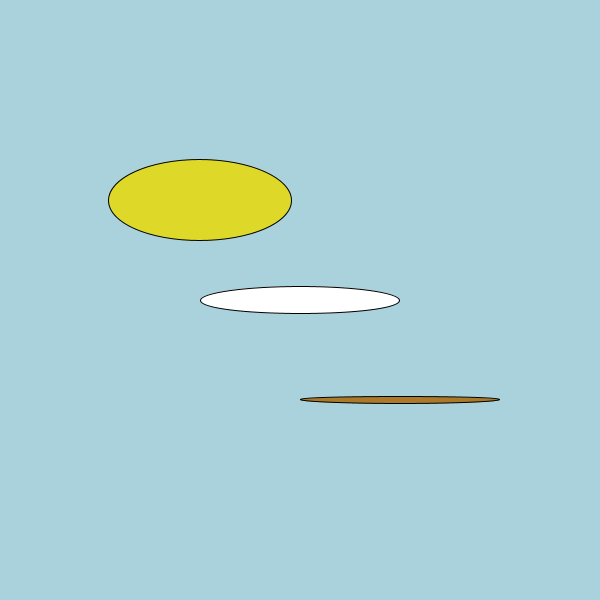
Frame 1 (no input)
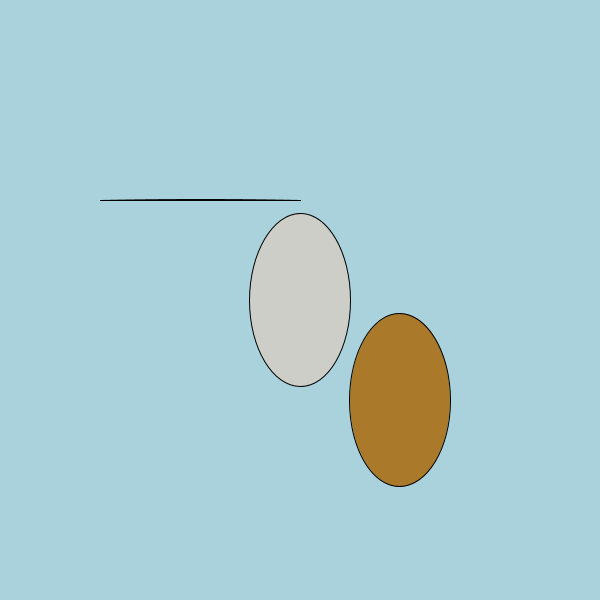
Frame 60 (the mouse pressed at the canvas centre just before this capture)
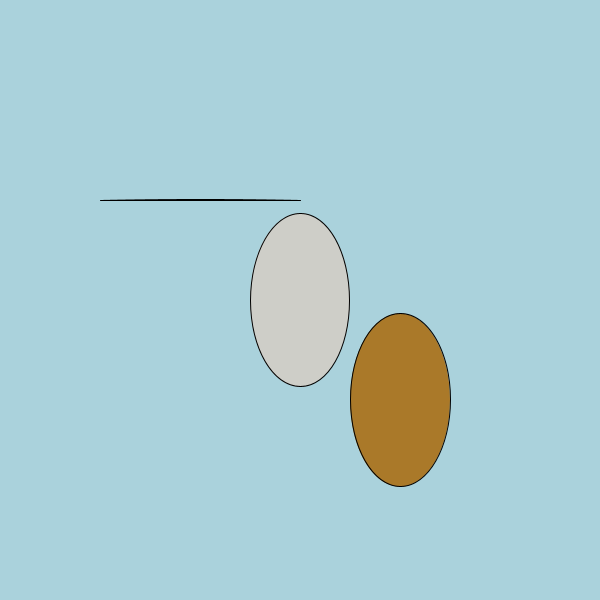
Frame 120 (the mouse held since frame 60 and released just before this capture)

The Processing sketch that drew these frames (run headless with seeded random() and noise(); from frame 60 on, the mouse is pressed at the canvas centre):

// Processing sketch: processing_162670
// ── processing_162670.pde

float radius = 200;
float curDeg1 = 0;
float curDeg2 = 0;
float curDeg3 = 0;

void setup()
{
  size(600,600);
  frameRate(20);
}

void draw()
{
  background(170,210,220);
  translate( 300, 300);
  
  curDeg1 += 8;
  float rad1 = radians(curDeg1);
  float x1 = radius * cos(rad1);
  float y1 = radius * sin(rad1);
  ellipse(0,0,x1,y1);
  fill(#AA7929);
  
  curDeg2 += 2;
  float rad2 = radians(curDeg2);
  float x2 = radius * cos(rad2);
  float y2 = radius * sin(rad2);
  ellipse(100,100,x2,y2);
  fill(#DED828);
  
  curDeg3 += 24;
  float rad3 = radians(curDeg3);
  float x3 = radius * cos(rad3);
  float y3 = radius * sin(rad3);
  ellipse(-100,-100,x3,y3);
  fill(#CECEC8);
}
